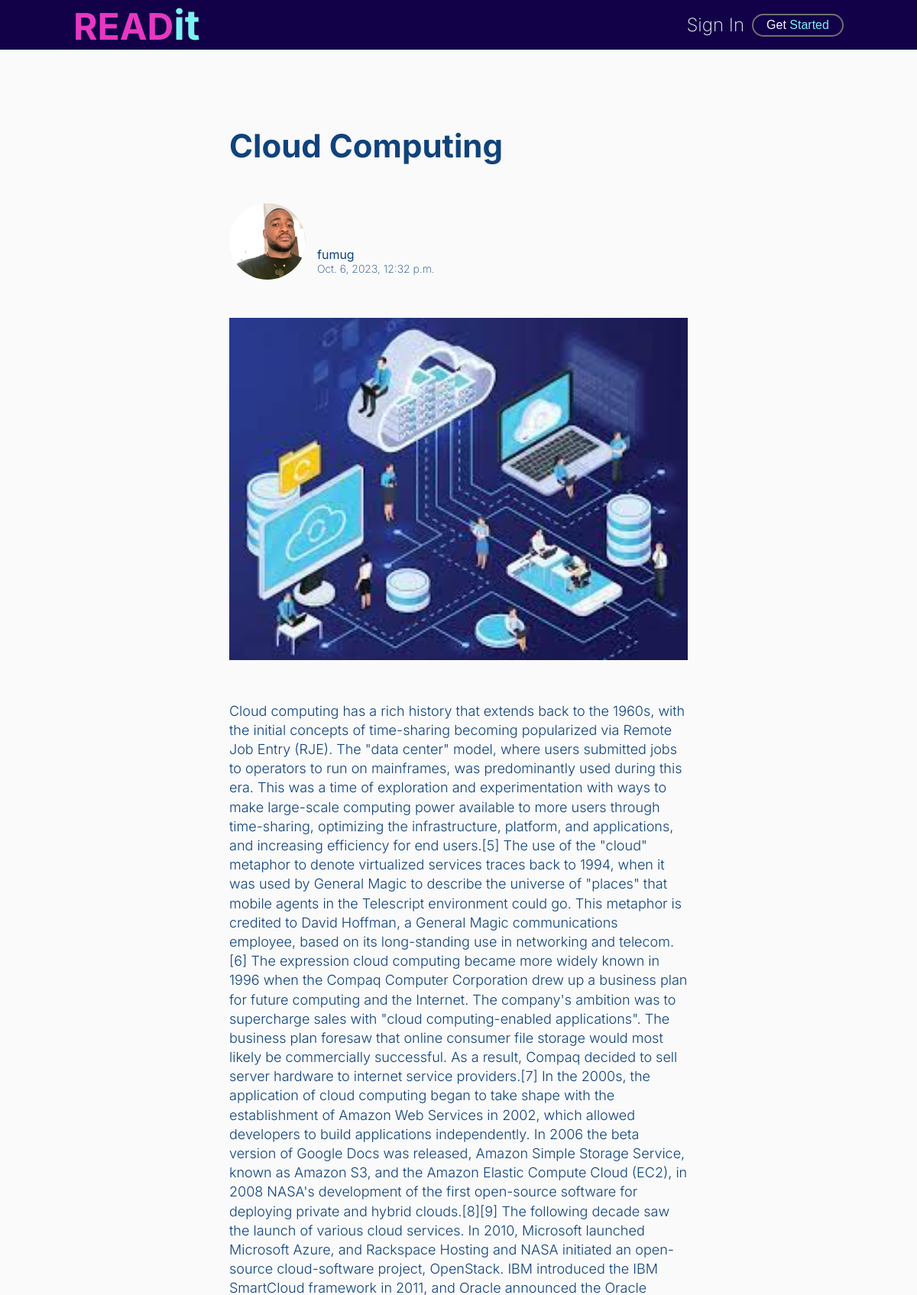
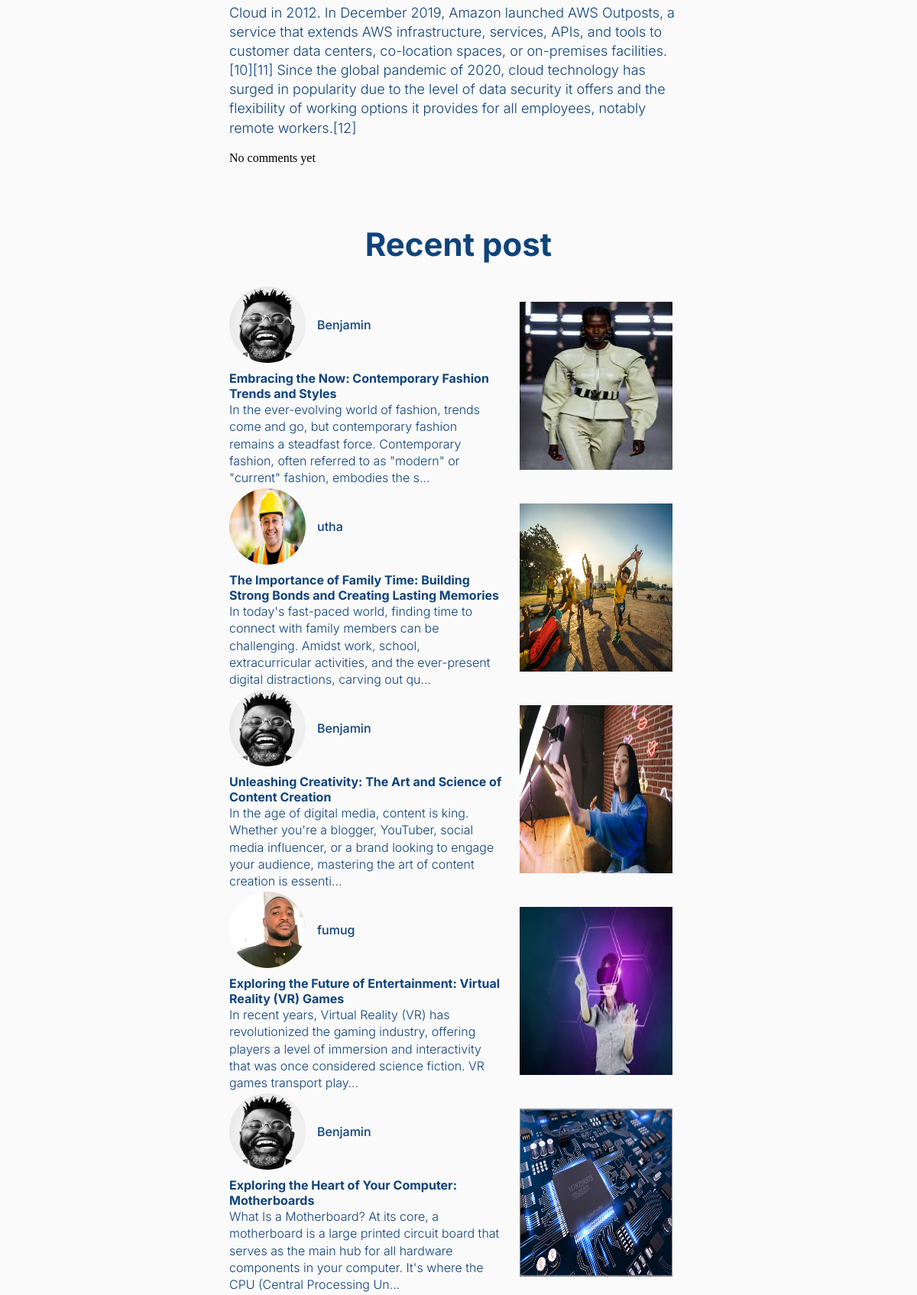
/article/cloud-computing, run on the app's committed database (2 pictures, top to bottom).
### CMS_APP/models.py (models this page shows, shortened)
class Post(models.Model):
    author = models.ForeignKey(Profile,on_delete=models.CASCADE )
    title = models.CharField(max_length=100)
    image = models.ImageField(upload_to = 'post_images/')
    body = RichTextField()
    post_id = models.UUIDField(default = uuid.uuid4, primary_key=True, unique = True, editable=False)
    created = models.DateTimeField(auto_now_add=True)
    modified = models.DateTimeField(auto_now=True)
    slug = models.SlugField(unique=True)
    tag = models.ForeignKey(categories,on_delete=models.CASCADE,blank=True,null=True)
    likes = models.ManyToManyField(User, related_name='blog_post',blank=True,null = True )
    def total_likes(self):
       return self.likes.count()

### USER_PROFILE/models.py (models this page shows, shortened)
class Profile(models.Model):
    name =  models.OneToOneField(User,on_delete=models.CASCADE)
    username = models.CharField(max_length=200,null=True,blank=True)
    email = models.EmailField()
    profession = models.CharField(max_length=200)
    picture = models.ImageField(upload_to='img',blank=True,null=True,default='images/default.png')
    about = models.TextField()
    profile_id = models.UUIDField(default=uuid.uuid4, editable = False, unique=True, primary_key=True)

### CMS_APP/views.py (the view)
# urls.py: path('article/<str:slug>',views.detail,name='detail'),
def detail(request,slug):
     posts = get_object_or_404(Post, slug=slug)
     recent_posts = Post.objects.exclude(slug=slug).order_by('-created')[:5]
     total_likes = posts.total_likes()
     context = {'posts':posts, 'recent_posts':recent_posts,'total_likes':total_likes}
     return render(request,'detail.html',context)

### CMS_APP/templates/detail.html (shortened to what this page needs)
{% extends 'base.html'%} {% load static %} {% block content %}
<head>
  <link rel="stylesheet" href="{% static 'css/detail.css' %}" />
  <link rel="stylesheet" href="{% static 'css/styles.css' %}" />
  <link
    rel="stylesheet"
    href="https://cdnjs.cloudflare.com/ajax/libs/font-awesome/6.4.2/css/all.min.css"
  />
</head>
<body>
  <div class="Article-Container">
    <p class="Article-Title">{{posts.title}}</p>
    <a class="profile-link" href="{% url 'profile' posts.author.profile_id %}">
      <header class="Article-Header">
        <img class="Profile-Img" src="{{ posts.author.picture.url }}" alt="" />
        <div>
          <p class="Article-Owner">{{posts.author.name}}</p>
          <p class="Article-date">{{posts.created}}</p>
        </div>
      </header>
    </a>
    <p><img class="Article-Img" src="{{posts.image.url}}" alt="" /></p>
    <p class="Article-Text">{{posts.body|safe}}</p>
    <br />
     {% if not posts.comments.all %}
    <p>No comments yet</p>
    {% endif %}
  </div>
  <br />
  <h1 class="h">Recent post</h1>
  <div class="Recent-Container">
    {% for post in recent_posts %}
    <div>
      <a class="profile-link" href="{% url 'profile' post.author.profile_id %}">
        <header class="article-header">
          <img
            class="profile-picture"
            src="{{ post.author.picture.url }}"
            alt=""
          />
          <div>
            <p class="user">{{post.author.name}}</p>
          </div>
        </header>
      </a>
      <a style="text-decoration: none" href="{% url 'detail' post.slug %}">
        <p class="title">{{post.title}}</p>
        <p class="article">{{post.body|truncatechars:200}}</p>
      </a>
    </div>
    <div>
      <a style="text-decoration: none" href="{% url 'detail' post.slug %}">
        <img class="article-photo" src="{{post.image.url}}" alt="" />
      </a>
    </div>
    {% endfor %}
  </div>
</body>
{% endblock %}

### static/css/styles.css (style rules this page uses)
* { padding: 0; margin: 0; box-sizing: border-box; }
body { background-color: #FAFAFA; }
.article-header { display: flex; align-items: center; margin-bottom: 10px; }
.profile-link { text-decoration: none; }
.user { font-family: Inter; font-size: 16px; font-weight: 500; color:#10437B; margin-left: 15px; }
.profile-picture { height: 100px; width: 100px; border-radius: 50%; }
.title { font-family: Inter; font-size: 16px; font-weight: 700; color: #10437B; text-decoration: none; }
.article { font-family: Inter; font-size: 16px; font-weight: 300; color: #10437B; line-height: 1.4; }
.article-photo { width: 200px; height: 220px; margin: 20px; align-self: start; }

### static/css/navbar.css (style rules this page uses)
* { padding: 0; margin: 0; box-sizing: border-box; }

### static/css/detail.css (style rules this page uses)
:root { --body-text-color:#10437B; }
* { padding: 0; margin: 0; box-sizing: border-box; }
body { background-color: #FAFAFA; }
.Article-Container { margin-top: 100px; width: 50%; margin-left: 25%; margin-right: 25%; }
.Article-Title { font-family: Inter; font-weight: 700; color: var(--body-text-color); font-size: 42px; margin-bottom: 50px; }
.Article-Header { display: flex; align-items: center; }
.Profile-Img { width: 100px; height: 100px; border-radius: 50%; margin-bottom: 50px; }
.Article-Owner { font-family: Inter; font-weight: 400; color: var(--body-text-color); font-size: 16px; margin-left: 15px; }
.Article-date { font-family: Inter; font-weight: 200; color: var(--body-text-color); font-size: 14px; margin-left: 15px; }
.Article-Img { width: 100%; height:auto; margin-bottom:50px; }
.Article-Text { font-family: Inter; font-weight: 300; color: var(--body-text-color); font-size: 18px; line-height: 1.4; }
.h { font-family: Inter; font-weight: 700; color: var(--body-text-color); text-align: center; margin-top: 5%; font-size: 42px; }
.Recent-Container { margin-top: 2.5%; width: 50%; margin-left: 25%; margin-right: 25%; margin-right: 10%; display: grid; grid-template-columns: 3fr 1fr; }

### data on the page
Post: title "Cloud Computing", author.picture (picture), author.name "fumug", created "Oct. 6, 2023, 12:32 p.m.", image (picture), body "Cloud computing has a rich history that extends back to the 1960s, with the initial concepts of time-sharing becoming popularized via Remote Job Entry (RJE). The \"data center\" model, where users submitted jobs to operators to run on mainframes, was predominantly used during this era. This was a time of exploration and experimentation with ways to make large-scale computing power available to more users through time-sharing, optimizing the infrastructure, platform, and applications, and increasing efficiency for end users.[5] The use of the \"cloud\" metaphor to denote virtualized services traces back to 1994, when it was used by General Magic to describe the universe of \"places\" that mobile…"
Post: author.picture (picture), author.name "Benjamin", title "Embracing the Now: Contemporary Fashion Trends and Styles", body "In the ever-evolving world of fashion, trends come and go, but contemporary fashion remains a steadfast force. Contemporary fashion, often referred to as \"modern\" or \"current\" fashion, embodies the s…", image (picture)
Post: author.picture (picture), author.name "utha", title "The Importance of Family Time: Building Strong Bonds and Creating Lasting Memories", body "In today's fast-paced world, finding time to connect with family members can be challenging. Amidst work, school, extracurricular activities, and the ever-present digital distractions, carving out qu…", image (picture)
Post: author.picture (picture), author.name "Benjamin", title "Unleashing Creativity: The Art and Science of Content Creation", body "In the age of digital media, content is king. Whether you're a blogger, YouTuber, social media influencer, or a brand looking to engage your audience, mastering the art of content creation is essenti…", image (picture)
Post: author.picture (picture), author.name "fumug", title "Exploring the Future of Entertainment: Virtual Reality (VR) Games", body "In recent years, Virtual Reality (VR) has revolutionized the gaming industry, offering players a level of immersion and interactivity that was once considered science fiction. VR games transport play…", image (picture)
Post: author.picture (picture), author.name "Benjamin", title "Exploring the Heart of Your Computer: Motherboards", body "What Is a Motherboard? At its core, a motherboard is a large printed circuit board that serves as the main hub for all hardware components in your computer. It's where the CPU (Central Processing Un…", image (picture)
